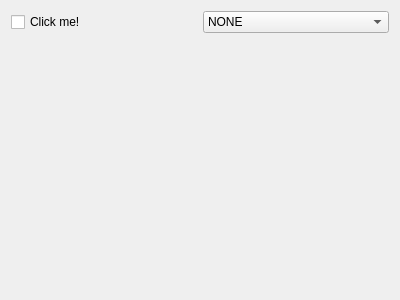
<?xml version="1.0" encoding="UTF-8"?>
<ui version="4.0">
 <class>Form</class>
 <widget class="QWidget" name="Form">
  <property name="geometry">
   <rect>
    <x>0</x>
    <y>0</y>
    <width>400</width>
    <height>300</height>
   </rect>
  </property>
  <property name="windowTitle">
   <string>Form</string>
  </property>
  <layout class="QGridLayout" name="gridLayout">
   <item row="0" column="0">
    <widget class="CCheckBox" name="CCheckBox">
     <property name="text">
      <string>Click me!</string>
     </property>
     <property name="channel" stdset="0">
      <string notr="true">DemoDevice/Settings#BoolVal</string>
     </property>
    </widget>
   </item>
   <item row="1" column="1">
    <widget class="CLed" name="CLed_2">
     <property name="channel" stdset="0">
      <string notr="true">DemoDevice/Settings#IntVal</string>
     </property>
    </widget>
   </item>
   <item row="1" column="0">
    <widget class="CLed" name="CLed">
     <property name="channel" stdset="0">
      <string notr="true">DemoDevice/Settings#BoolVal</string>
     </property>
     <property name="offColor" stdset="0">
      <color>
       <red>204</red>
       <green>0</green>
       <blue>0</blue>
      </color>
     </property>
    </widget>
   </item>
   <item row="0" column="1">
    <widget class="CEnumComboBox" name="CEnumComboBox">
     <property name="channel" stdset="0">
      <string notr="true">DemoDevice/Settings#IntVal</string>
     </property>
     <item>
      <property name="text">
       <string>NONE</string>
      </property>
     </item>
     <item>
      <property name="text">
       <string>ON</string>
      </property>
     </item>
     <item>
      <property name="text">
       <string>OFF</string>
      </property>
     </item>
     <item>
      <property name="text">
       <string>WARNING</string>
      </property>
     </item>
     <item>
      <property name="text">
       <string>ERROR</string>
      </property>
     </item>
    </widget>
   </item>
  </layout>
 </widget>
 <customwidgets>
  <customwidget>
   <class>PyDMCheckbox</class>
   <extends>QCheckBox</extends>
   <header>pydm.widgets.checkbox</header>
  </customwidget>
  <customwidget>
   <class>PyDMEnumComboBox</class>
   <extends>QComboBox</extends>
   <header>pydm.widgets.enum_combo_box</header>
  </customwidget>
  <customwidget>
   <class>CCheckBox</class>
   <extends>PyDMCheckbox</extends>
   <header>comrad.widgets.inputs</header>
  </customwidget>
  <customwidget>
   <class>CEnumComboBox</class>
   <extends>PyDMEnumComboBox</extends>
   <header>comrad.widgets.inputs</header>
  </customwidget>
  <customwidget>
   <class>CLed</class>
   <extends>QWidget</extends>
   <header>comrad.widgets.indicators</header>
  </customwidget>
 </customwidgets>
 <resources/>
 <connections/>
</ui>
